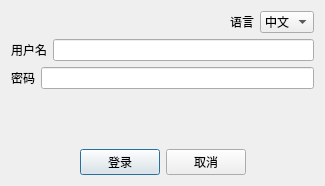
<?xml version="1.0" encoding="UTF-8"?>
<ui version="4.0">
 <class>Logdlg</class>
 <widget class="QDialog" name="Logdlg">
  <property name="geometry">
   <rect>
    <x>0</x>
    <y>0</y>
    <width>325</width>
    <height>186</height>
   </rect>
  </property>
  <property name="windowTitle">
   <string>Logdlg</string>
  </property>
  <layout class="QVBoxLayout" name="verticalLayout_2">
   <item>
    <layout class="QHBoxLayout" name="horizontalLayout_5">
     <item>
      <spacer name="horizontalSpacer">
       <property name="orientation">
        <enum>Qt::Horizontal</enum>
       </property>
       <property name="sizeHint" stdset="0">
        <size>
         <width>40</width>
         <height>20</height>
        </size>
       </property>
      </spacer>
     </item>
     <item>
      <layout class="QHBoxLayout" name="horizontalLayout">
       <item>
        <widget class="QLabel" name="label_3">
         <property name="text">
          <string>语言</string>
         </property>
        </widget>
       </item>
       <item>
        <widget class="QComboBox" name="comboBox">
         <property name="minimumSize">
          <size>
           <width>53</width>
           <height>0</height>
          </size>
         </property>
         <item>
          <property name="text">
           <string>中文</string>
          </property>
         </item>
         <item>
          <property name="text">
           <string>英文</string>
          </property>
         </item>
         <item>
          <property name="text">
           <string>德文</string>
          </property>
         </item>
        </widget>
       </item>
      </layout>
     </item>
    </layout>
   </item>
   <item>
    <layout class="QVBoxLayout" name="verticalLayout">
     <item>
      <layout class="QHBoxLayout" name="horizontalLayout_2">
       <item>
        <widget class="QLabel" name="label">
         <property name="text">
          <string>用户名</string>
         </property>
        </widget>
       </item>
       <item>
        <widget class="QLineEdit" name="lineEdit"/>
       </item>
      </layout>
     </item>
     <item>
      <layout class="QHBoxLayout" name="horizontalLayout_3">
       <item>
        <widget class="QLabel" name="label_2">
         <property name="text">
          <string>密码</string>
         </property>
        </widget>
       </item>
       <item>
        <widget class="QLineEdit" name="lineEdit_2"/>
       </item>
      </layout>
     </item>
     <item>
      <spacer name="verticalSpacer_2">
       <property name="orientation">
        <enum>Qt::Vertical</enum>
       </property>
       <property name="sizeHint" stdset="0">
        <size>
         <width>20</width>
         <height>40</height>
        </size>
       </property>
      </spacer>
     </item>
     <item>
      <layout class="QHBoxLayout" name="horizontalLayout_6">
       <item>
        <spacer name="horizontalSpacer_2">
         <property name="orientation">
          <enum>Qt::Horizontal</enum>
         </property>
         <property name="sizeHint" stdset="0">
          <size>
           <width>40</width>
           <height>20</height>
          </size>
         </property>
        </spacer>
       </item>
       <item>
        <layout class="QHBoxLayout" name="horizontalLayout_4">
         <item>
          <widget class="QPushButton" name="pushButton">
           <property name="text">
            <string>登录</string>
           </property>
          </widget>
         </item>
         <item>
          <widget class="QPushButton" name="pushButton_2">
           <property name="text">
            <string>取消</string>
           </property>
          </widget>
         </item>
        </layout>
       </item>
       <item>
        <spacer name="horizontalSpacer_3">
         <property name="orientation">
          <enum>Qt::Horizontal</enum>
         </property>
         <property name="sizeHint" stdset="0">
          <size>
           <width>40</width>
           <height>20</height>
          </size>
         </property>
        </spacer>
       </item>
      </layout>
     </item>
    </layout>
   </item>
  </layout>
 </widget>
 <layoutdefault spacing="6" margin="11"/>
 <resources/>
 <connections/>
</ui>
